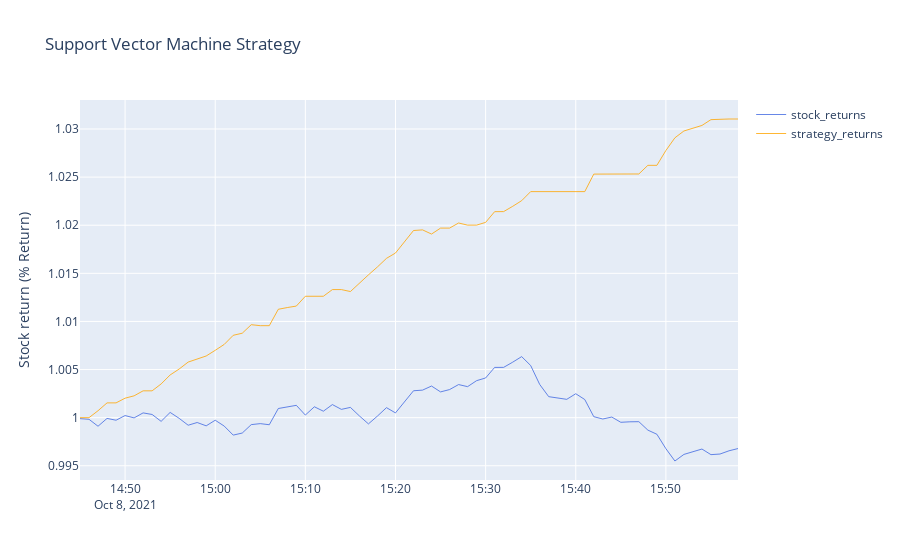

Notebook cell for this chart:
### Markdown cell above
# Backtest

### Code cell
fig = go.Figure()

#Set up traces
fig.add_trace(go.Scatter(x=df.index[split:], y= (df['Ret'][split:]+1).cumprod(),line=dict(color='royalblue', width=.8), name = 'stock_returns'))
fig.add_trace(go.Scatter(x=df.index[split:], y= (df['Ret1'][split:]+1).cumprod(),line=dict(color='orange', width=.8), name = 'strategy_returns'))

# Add titles
fig.update_layout(
    title='Support Vector Machine Strategy',
    yaxis_title='Stock return (% Return)')

fig.show()
